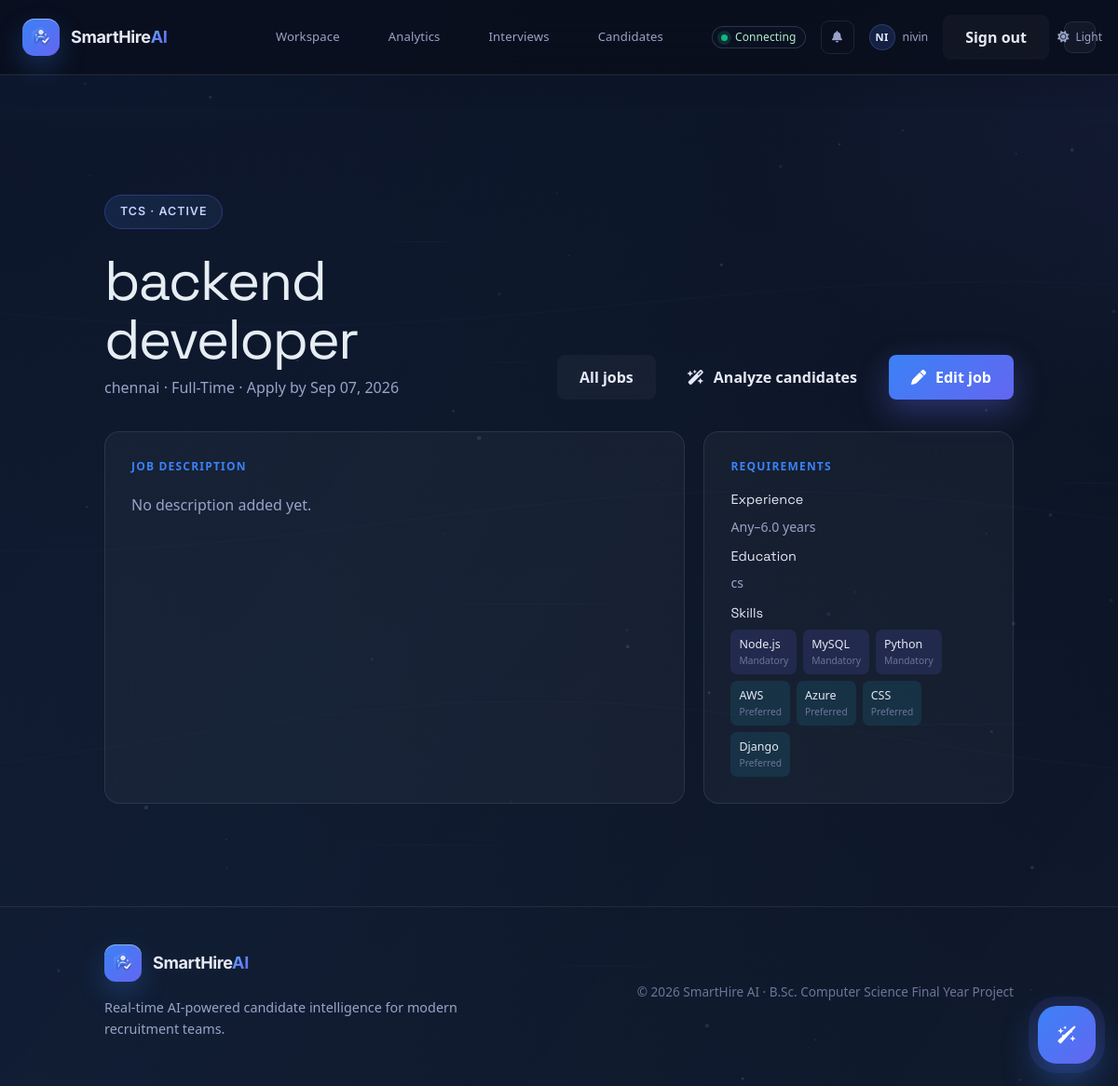
Page /recruiter/jobs/1 (signed in) on the committed database.
### app/models/user.py (models this page shows, shortened)
class User(UserMixin, db.Model):
    __tablename__ = 'users'
    __table_args__ = (
        UniqueConstraint('email', name='uq_users_email'),
        Index('ix_users_role_id', 'role_id'),
        Index('ix_users_is_active', 'is_active'),
    )
    id = db.Column(db.Integer, primary_key=True)
    full_name = db.Column(db.String(160), nullable=False)
    email = db.Column(db.String(255), nullable=False, unique=True)
    password_hash = db.Column(db.String(255), nullable=False)
    role_id = db.Column(
        db.Integer,
        db.ForeignKey('roles.id', ondelete='RESTRICT', name='fk_users_role_id'),
        nullable=False,
    )
    is_active = db.Column(db.Boolean, nullable=False, default=True, server_default=db.true())
    created_at = db.Column(
        db.DateTime(timezone=True),
        nullable=False,
        default=datetime.utcnow,
        server_default=db.func.now(),
    )
    updated_at = db.Column(
        db.DateTime(timezone=True),
        nullable=False,
        default=datetime.utcnow,
        onupdate=datetime.utcnow,
        server_default=db.func.now(),
    )
    role = db.relationship('Role', back_populates='users', lazy='joined')
    jobs = db.relationship(
        'Job',
        back_populates='recruiter',
        foreign_keys='Job.recruiter_id',
        cascade='save-update, merge',
        lazy='dynamic',
    )
    candidate_profiles = db.relationship(
        'Candidate',
        back_populates='user',
        foreign_keys='Candidate.user_id',
        cascade='save-update, merge',
        lazy='dynamic',
    )
    activity_logs = db.relationship(
        'ActivityLog',
        back_populates='user',
        cascade='all, delete-orphan',
        lazy='dynamic',
    )
    notifications = db.relationship(
        'Notification', back_populates='user',
        cascade='all, delete-orphan', lazy='dynamic',
    )

### app/models/job.py (models this page shows, shortened)
class Job(db.Model):
    __tablename__ = 'jobs'
    __table_args__ = (
        db.Index('ix_jobs_recruiter_id', 'recruiter_id'),
        db.Index('ix_jobs_status', 'status'),
        db.Index('ix_jobs_location', 'location'),
        db.Index('ix_jobs_employment_type', 'employment_type'),
    )
    STATUS_DRAFT = 'Draft'
    STATUS_ACTIVE = 'Active'
    STATUS_CLOSED = 'Closed'
    STATUSES = (STATUS_DRAFT, STATUS_ACTIVE, STATUS_CLOSED)
    TYPE_FULL_TIME = 'Full-Time'
    TYPE_PART_TIME = 'Part-Time'
    TYPE_CONTRACT = 'Contract'
    TYPE_INTERNSHIP = 'Internship'
    TYPE_FREELANCE = 'Freelance'
    TYPE_REMOTE = 'Remote'
    TYPE_HYBRID = 'Hybrid'
    TYPE_ON_SITE = 'On-site'
    EMPLOYMENT_TYPES = (
        TYPE_FULL_TIME, TYPE_PART_TIME, TYPE_CONTRACT,
        TYPE_INTERNSHIP, TYPE_FREELANCE, TYPE_REMOTE, TYPE_HYBRID,
        TYPE_ON_SITE,
    )
    id = db.Column(db.Integer, primary_key=True)
    recruiter_id = db.Column(
        db.Integer,
        db.ForeignKey('users.id', ondelete='CASCADE', name='fk_jobs_recruiter_id'),
        nullable=False,
    )
    title = db.Column(db.String(200), nullable=False)
    company_name = db.Column(db.String(200), nullable=False, default='')
    location = db.Column(db.String(200), nullable=True)
    employment_type = db.Column(db.String(32), nullable=False, default=TYPE_FULL_TIME)
    description = db.Column(db.Text, nullable=True)
    jd_original_filename = db.Column(db.String(255), nullable=True)
    jd_stored_filename = db.Column(db.String(255), nullable=True)
    jd_file_path = db.Column(db.String(512), nullable=True)
    min_experience = db.Column(db.Float, nullable=True)
    max_experience = db.Column(db.Float, nullable=True)
    required_education = db.Column(db.String(120), nullable=True)
    application_deadline = db.Column(db.Date, nullable=True)
    status = db.Column(db.String(32), nullable=False, default=STATUS_DRAFT)
    created_at = db.Column(
        db.DateTime(timezone=True),
        nullable=False,
        default=datetime.utcnow,
        server_default=db.func.now(),
    )
    updated_at = db.Column(
        db.DateTime(timezone=True),
        nullable=False,
        default=datetime.utcnow,
        onupdate=datetime.utcnow,
        server_default=db.func.now(),
    )
    recruiter = db.relationship('User', back_populates='jobs', foreign_keys=[recruiter_id])
    job_skills = db.relationship(
        'JobSkill', back_populates='job',
        cascade='all, delete-orphan', lazy='dynamic',
    )
    applications = db.relationship(
        'Application', back_populates='job',
        cascade='all, delete-orphan', lazy='dynamic',
    )

### app/models/job_skill.py (models this page shows, shortened)
class JobSkill(db.Model):
    __tablename__ = 'job_skills'
    __table_args__ = (
        UniqueConstraint('job_id', 'skill_id', name='uq_job_skills_job_skill'),
        Index('ix_job_skills_job_id', 'job_id'),
        Index('ix_job_skills_skill_id', 'skill_id'),
        Index('ix_job_skills_importance', 'importance'),
    )
    IMPORTANCE_MANDATORY = 'Mandatory'
    IMPORTANCE_PREFERRED = 'Preferred'
    IMPORTANCES = (IMPORTANCE_MANDATORY, IMPORTANCE_PREFERRED)
    id = db.Column(db.Integer, primary_key=True)
    job_id = db.Column(
        db.Integer,
        db.ForeignKey('jobs.id', ondelete='CASCADE', name='fk_job_skills_job_id'),
        nullable=False,
    )
    skill_id = db.Column(
        db.Integer,
        db.ForeignKey('skills.id', ondelete='CASCADE', name='fk_job_skills_skill_id'),
        nullable=False,
    )
    importance = db.Column(db.String(32), nullable=False, default=IMPORTANCE_MANDATORY)
    weight = db.Column(db.Float, nullable=True, default=1.0)
    created_at = db.Column(
        db.DateTime(timezone=True),
        nullable=False,
        default=datetime.utcnow,
        server_default=db.func.now(),
    )
    job = db.relationship('Job', back_populates='job_skills')
    skill = db.relationship('Skill', back_populates='job_skills')

### app/models/skill.py (models this page shows, shortened)
class Skill(db.Model):
    __tablename__ = 'skills'
    __table_args__ = (
        db.Index('ix_skills_category', 'category'),
    )
    CAT_PROGRAMMING = 'Programming Language'
    CAT_FRONTEND = 'Frontend'
    CAT_BACKEND = 'Backend'
    CAT_DATABASE = 'Database'
    CAT_CLOUD = 'Cloud'
    CAT_DEVOPS = 'DevOps'
    CAT_AI_ML = 'AI/ML'
    CAT_TESTING = 'Testing'
    CAT_TOOLS = 'Tools'
    CATEGORIES = (
        CAT_PROGRAMMING, CAT_FRONTEND, CAT_BACKEND, CAT_DATABASE,
        CAT_CLOUD, CAT_DEVOPS, CAT_AI_ML, CAT_TESTING, CAT_TOOLS,
    )
    id = db.Column(db.Integer, primary_key=True)
    name = db.Column(db.String(128), nullable=False, unique=True)
    category = db.Column(db.String(64), nullable=False, default=CAT_TOOLS)
    description = db.Column(db.String(500), nullable=True)
    created_at = db.Column(
        db.DateTime(timezone=True),
        nullable=False,
        default=datetime.utcnow,
        server_default=db.func.now(),
    )
    job_skills = db.relationship(
        'JobSkill', back_populates='skill',
        cascade='all, delete-orphan', lazy='dynamic',
    )
    candidate_skills = db.relationship(
        'CandidateSkill', back_populates='skill',
        cascade='all, delete-orphan', lazy='dynamic',
    )

### app/routes/recruiter.py (the view)
@bp.route('/jobs/<int:job_id>')
@role_required(Role.RECRUITER)
def view_job(job_id):
    return render_template('recruiter/job_view.html', title='Job details', job=_owned_job(job_id))

### app/templates/recruiter/job_view.html
{% extends "base.html" %}
{% block content %}
<section class="job-detail-page container"><div class="page-heading"><div><div class="eyebrow">{{ job.company_name }} · {{ job.status }}</div><h1 class="dashboard-title">{{ job.title }}</h1><p class="dashboard-subtitle">{{ job.location or 'Flexible location' }} · {{ job.employment_type }}{% if job.application_deadline %} · Apply by {{ job.application_deadline.strftime('%b %d, %Y') }}{% endif %}</p></div><div class="heading-actions"><a class="btn btn-ghost" href="{{ url_for('recruiter.jobs') }}">All jobs</a><a class="btn btn-outline" href="{{ url_for('recruiter_matching.matches', job_id=job.id) }}"><i class="fas fa-wand-magic-sparkles"></i> Analyze candidates</a><a class="btn btn-primary" href="{{ url_for('recruiter.edit_job', job_id=job.id) }}"><i class="fas fa-pen"></i> Edit job</a></div></div><div class="detail-grid"><article class="detail-card detail-description"><div class="section-label">Job description</div><div class="description-copy">{{ job.description or 'No description added yet.' }}</div></article><aside class="detail-card"><div class="section-label">Requirements</div><h3>Experience</h3><p class="analysis-value">{{ job.min_experience or 'Any' }}{% if job.max_experience %}–{{ job.max_experience }}{% endif %}{% if job.min_experience is not none or job.max_experience is not none %} years{% endif %}</p><h3>Education</h3><p class="analysis-value">{{ job.required_education or 'Not specified' }}</p><h3>Skills</h3><div class="detail-skills">{% for item in job.job_skills %}<span class="skill-tag {{ 'mandatory' if item.importance == 'Mandatory' else 'preferred' }}">{{ item.skill.name }} <small>{{ item.importance }}</small></span>{% else %}<p class="helper-text">No skills assigned.</p>{% endfor %}</div></aside></div></section>
{% endblock %}

### app/templates/base.html (shortened to what this page needs)
<!DOCTYPE html>
<html lang="en">
<head>
    <script src="https://cdn.tailwindcss.com"></script>
    <link rel="stylesheet" href="https://cdnjs.cloudflare.com/ajax/libs/font-awesome/6.5.2/css/all.min.css">
    <link rel="stylesheet" href="{{ url_for('static', filename='css/style.css', v='assistant-fix-1') }}">
    <link rel="stylesheet" href="{{ url_for('static', filename='css/premium.css', v='assistant-fix-1') }}">
</head>
<body>
    <canvas class="ambient-canvas" id="ambient-canvas" aria-hidden="true"></canvas>
    <header class="w-full flex items-center justify-between px-6 py-4 bg-slate-900/80 backdrop-blur border-b border-slate-800 navbar premium-header" role="banner">
        <div class="flex items-center gap-3 nav-left">
            <a href="{{ url_for('main.index') }}" class="flex items-center gap-3 nav-logo" aria-label="SmartHire AI home">
                <span class="w-10 h-10 overflow-hidden logo-icon">
                    <img class="logo-svg" src="{{ url_for('static', filename='img/smarthire-mark.svg') }}" alt="SmartHire AI mark">
                </span>
                <span class="logo-text"><span class="logo-name">SmartHire</span><span class="logo-accent">AI</span></span>
            </a>
        </div>
        <nav class="flex items-center gap-6 nav-center nav-links" aria-label="Primary navigation">
                    {% if current_user.is_authenticated %}
                        {% if current_user.role.name == 'Admin' %}
                            <a href="{{ url_for('admin.dashboard') }}" class="nav-link {% if request.endpoint in ['admin.dashboard'] %}active{% endif %}">Workspace</a>
                            <a href="{{ url_for('quality.system_health') }}" class="nav-link {% if request.endpoint == 'quality.system_health' %}active{% endif %}">Analytics</a>
                        {% elif current_user.role.name == 'Recruiter' %}
                            <a href="{{ url_for('recruiter.dashboard') }}" class="nav-link {% if request.endpoint in ['recruiter.dashboard', 'main.index'] %}active{% endif %}">Workspace</a>
                            <a href="{{ url_for('analytics.recruiter_dashboard') }}" class="nav-link {% if request.endpoint == 'analytics.recruiter_dashboard' %}active{% endif %}">Analytics</a>
                            <a href="{{ url_for('interviews.list_interviews') }}" class="nav-link {% if request.endpoint == 'interviews.list_interviews' %}active{% endif %}">Interviews</a>
                            <a href="{{ url_for('recruiter_candidates.candidates') }}" class="nav-link {% if request.endpoint == 'recruiter_candidates.candidates' %}active{% endif %}">Candidates</a>
                        {% else %}
                            <a href="{{ url_for('candidate.dashboard') }}" class="nav-link {% if request.endpoint == 'candidate.dashboard' %}active{% endif %}">Workspace</a>
                            <a href="{{ url_for('candidate.resumes') }}" class="nav-link {% if request.endpoint == 'candidate.resumes' %}active{% endif %}">My resumes</a>
                        {% endif %}
                    {% endif %}
            </nav>
            <div class="flex items-center gap-4 nav-right">
                {% if current_user.is_authenticated %}
                    {% if current_user.role.name in ('Recruiter', 'Admin') %}
                        <div class="status-pill" aria-label="Connection status">
                            <span class="status-dot"></span>
                            <span class="status-label">Connecting</span>
                        </div>
                        <div class="notification-wrap">
                            <button class="notification-button" id="notification-button" aria-label="Open notifications">
                                <i class="fas fa-bell"></i>
                            </button>
                        </div>
                    {% endif %}
                    <div class="nav-user-wrap">
                        <span class="user-avatar">{{ current_user.full_name[:2]|upper }}</span>
                        <span class="nav-user">{{ current_user.full_name }}</span>
                    </div>
                    <form method="post" action="{{ url_for('auth.logout') }}" class="inline-form">
                        <button type="submit" class="btn btn-ghost btn-sm nav-signout">Sign out</button>
                    </form>
                {% else %}
                    <a href="{{ url_for('auth.login') }}" class="nav-link nav-auth-link">Sign in</a>
                    <a href="{{ url_for('auth.register') }}" class="btn btn-primary btn-sm">Create account</a>
                {% endif %}
                <button class="theme-toggle" type="button" data-theme-toggle aria-label="Switch to light mode" title="Switch theme">
                </button>
        </div>
    </header>
    <main>
        {% block content %}{% endblock %}
    </main>
    <footer class="footer">
        <div class="container footer-inner">
            <div class="footer-brand">
                <div class="nav-logo">
                    <span class="w-10 h-10 overflow-hidden logo-icon"><img class="logo-svg" src="{{ url_for('static', filename='img/smarthire-mark.svg') }}" alt="SmartHire AI mark"></span>
                    <span class="logo-text"><span class="logo-name">SmartHire</span><span class="logo-accent">AI</span></span>
                </div>
                <p class="footer-tagline">Real-time AI-powered candidate intelligence for modern recruitment teams.</p>
            </div>
            <div class="footer-copy">
                &copy; <span id="yr"></span> SmartHire AI &middot; B.Sc. Computer Science Final Year Project
            </div>
        </div>
    </footer>
    <div class="assistant-fab-wrap" aria-live="polite" data-chat-endpoint="{% if current_user.is_authenticated and current_user.role.name == 'Recruiter' %}{{ url_for('copilot.chat') }}{% endif %}">
        <button type="button" class="assistant-fab" id="assistant-fab" aria-label="Open AI assistant" aria-expanded="false" aria-controls="assistant-panel">
            <span class="assistant-icon"><i class="fas fa-wand-sparkles"></i></span>
        </button>
    </div>
</body>
</html>

### rows in the picture
User: full_name "NI", full_name "nivin"
Job: company_name "TCS", status "ACTIVE", title "backend developer", location "chennai", employment_type "Full-Time", application_deadline "Sep 07, 2026", description "No description added yet.", min_experience "Any", max_experience "6.0", required_education "cs"
JobSkill: skill.name "Node.js", importance "Mandatory"
JobSkill: skill.name "MySQL", importance "Mandatory"
JobSkill: skill.name "Python", importance "Mandatory"
JobSkill: skill.name "AWS", importance "Preferred"
JobSkill: skill.name "Azure", importance "Preferred"
JobSkill: skill.name "CSS", importance "Preferred"
JobSkill: skill.name "Django", importance "Preferred"
